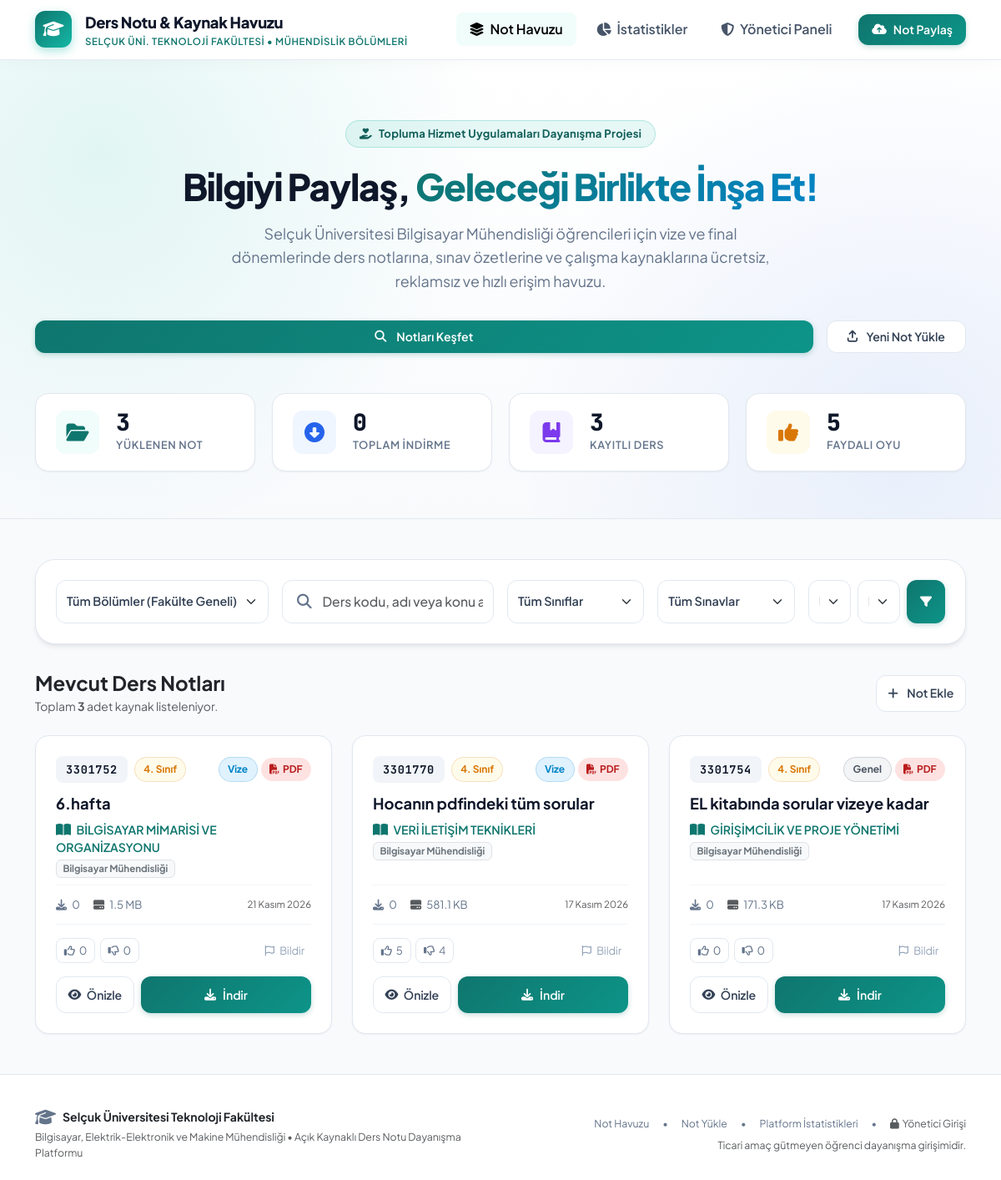
The page / on the database its author committed.
### models.py (models this page shows, shortened)
class Note(db.Model):
    __tablename__ = 'notes'
    id = db.Column(db.Integer, primary_key=True)
    title = db.Column(db.String(200), nullable=False)
    department = db.Column(db.String(100), default='Bilgisayar Mühendisliği', nullable=False, index=True) # Bölüm
    course_code = db.Column(db.String(20), nullable=False, index=True)
    course_name = db.Column(db.String(150), nullable=False)
    class_level = db.Column(db.Integer, nullable=False, index=True)  # 1, 2, 3 veya 4
    exam_type = db.Column(db.String(20), nullable=False, index=True)   # Vize, Final, Genel
    file_path = db.Column(db.String(300), nullable=False)             # uploads içindeki dosya adı
    file_type = db.Column(db.String(10), nullable=False)              # pdf, jpg, png
    file_size = db.Column(db.Integer, default=0)                      # Bayt cinsinden boyut
    description = db.Column(db.Text, nullable=True)                   # İsteğe bağlı ek açıklama
    download_count = db.Column(db.Integer, default=0)
    upvotes = db.Column(db.Integer, default=0)
    downvotes = db.Column(db.Integer, default=0)
    report_count = db.Column(db.Integer, default=0)
    last_report_reason = db.Column(db.String(300), nullable=True, default='')
    is_approved = db.Column(db.Boolean, default=False, nullable=False, index=True) # Yönetici onayı
    created_at = db.Column(db.DateTime, default=get_utc_now)
    @property
    def formatted_size(self):
        if not self.file_size or self.file_size == 0:
            return "Bilinmiyor"
        size = float(self.file_size)
        for unit in ['B', 'KB', 'MB', 'GB']:
            if size < 1024.0:
                return f"{size:.1f} {unit}"
            size /= 1024.0
        return f"{size:.1f} TB"
    @property
    def formatted_date(self):
        if not self.created_at:
            return ""
        months = [
            "Ocak", "Şubat", "Mart", "Nisan", "Mayıs", "Haziran",
            "Temmuz", "Ağustos", "Eylül", "Ekim", "Kasım", "Aralık"
        ]
        month_name = months[self.created_at.month - 1]
        return f"{self.created_at.day} {month_name} {self.created_at.year}"
    @property
    def badge_class_for_level(self):
        badges = {
            1: "badge-lvl-1",
            2: "badge-lvl-2",
            3: "badge-lvl-3",
            4: "badge-lvl-4"
        }
        return badges.get(self.class_level, "badge-secondary")
    @property
    def badge_class_for_exam(self):
        badges = {
            "Vize": "badge-exam-vize",
            "Final": "badge-exam-final",
            "Genel": "badge-exam-genel"
        }
        return badges.get(self.exam_type, "badge-secondary")

### app.py (the view, shortened to what this page needs)
@app.route('/')
def index():
    query = Note.query.filter_by(is_approved=True)
    search_q = request.args.get('q', '').strip()
    department = request.args.get('department', '').strip()
    class_level = request.args.get('class_level', '').strip()
    exam_type = request.args.get('exam_type', '').strip()
    file_type = request.args.get('file_type', '').strip()
    sort_by = request.args.get('sort', 'newest').strip()
    if department:
        if department in DEPARTMENTS.values():
            query = query.filter(Note.department == department)
        elif department in DEPARTMENTS:
            query = query.filter(Note.department == DEPARTMENTS[department])
    if class_level and class_level.isdigit():
        query = query.filter(Note.class_level == int(class_level))
    if exam_type and exam_type in ['Vize', 'Final', 'Genel']:
        query = query.filter(Note.exam_type == exam_type)
    if file_type:
        if file_type.lower() == 'pdf':
            query = query.filter(Note.file_type == 'pdf')
        elif file_type.lower() == 'image':
            query = query.filter(Note.file_type.in_(['jpg', 'jpeg', 'png']))
    if sort_by == 'popular':
        query = query.order_by(desc(Note.download_count))
    elif sort_by == 'top_rated':
        query = query.order_by(desc(Note.upvotes - Note.downvotes))
    elif sort_by == 'oldest':
        query = query.order_by(Note.created_at.asc())
    else:  # newest
        query = query.order_by(desc(Note.created_at))
    notes = query.all()
    total_notes = Note.query.filter_by(is_approved=True).count()
    total_downloads = db.session.query(func.coalesce(func.sum(Note.download_count), 0)).filter(Note.is_approved == True).scalar() or 0
    total_courses = db.session.query(func.count(func.distinct(Note.course_code))).filter(Note.is_approved == True).scalar() or 0
    total_upvotes = db.session.query(func.coalesce(func.sum(Note.upvotes), 0)).filter(Note.is_approved == True).scalar() or 0
    return render_template(
        'index.html',
        notes=notes,
        total_notes=total_notes,
        total_downloads=total_downloads,
        total_courses=total_courses,
        total_upvotes=total_upvotes,
        departments=DEPARTMENTS,
        current_department=department,
        current_search=search_q,
        current_class=class_level,
        current_exam=exam_type,
        current_file_type=file_type,
        current_sort=sort_by
    )

### templates/index.html (shortened to what this page needs)
{% extends "base.html" %}
{% block content %}
<section class="hero-section text-center">
    <div class="container">
        <div class="hero-pill-badge">
            <i class="fa-solid fa-hand-holding-heart text-teal"></i>
            Topluma Hizmet Uygulamaları Dayanışma Projesi
        </div>
        <h1 class="hero-title">
            Bilgiyi Paylaş, <span class="hero-gradient-text">Geleceği Birlikte İnşa Et!</span>
        </h1>
        <p class="hero-subtitle">
            Selçuk Üniversitesi Bilgisayar Mühendisliği öğrencileri için vize ve final dönemlerinde ders notlarına, sınav özetlerine ve çalışma kaynaklarına ücretsiz, reklamsız ve hızlı erişim havuzu.
        </p>
        <div class="d-flex justify-content-center gap-3 flex-wrap">
            <a href="#exploreNotes" class="btn btn-primary-action px-4 py-2">
                <i class="fa-solid fa-magnifying-glass me-1"></i> Notları Keşfet
            </a>
            <a href="{{ url_for('upload_page') }}" class="btn btn-outline-action px-4 py-2">
                <i class="fa-solid fa-arrow-up-from-bracket me-1"></i> Yeni Not Yükle
            </a>
        </div>
        <div class="stats-strip mt-5">
            <div class="stat-strip-card">
                <div class="stat-strip-icon icon-teal">
                    <i class="fa-solid fa-folder-open"></i>
                </div>
                <div class="text-start">
                    <div class="stat-strip-val">{{ total_notes }}</div>
                    <div class="stat-strip-lbl">Yüklenen Not</div>
                </div>
            </div>
            <div class="stat-strip-card">
                <div class="stat-strip-icon icon-blue">
                    <i class="fa-solid fa-circle-down"></i>
                </div>
                <div class="text-start">
                    <div class="stat-strip-val">{{ total_downloads }}</div>
                    <div class="stat-strip-lbl">Toplam İndirme</div>
                </div>
            </div>
            <div class="stat-strip-card">
                <div class="stat-strip-icon icon-purple">
                    <i class="fa-solid fa-book-bookmark"></i>
                </div>
                <div class="text-start">
                    <div class="stat-strip-val">{{ total_courses }}</div>
                    <div class="stat-strip-lbl">Kayıtlı Ders</div>
                </div>
            </div>
            <div class="stat-strip-card">
                <div class="stat-strip-icon icon-amber">
                    <i class="fa-solid fa-thumbs-up"></i>
                </div>
                <div class="text-start">
                    <div class="stat-strip-val">{{ total_upvotes }}</div>
                    <div class="stat-strip-lbl">Faydalı Oyu</div>
                </div>
            </div>
        </div>
    </div>
</section>
<section class="py-5" id="exploreNotes">
    <div class="container">
        <div class="filter-panel">
            <form method="GET" action="{{ url_for('index') }}" id="filterForm">
                <div class="row g-3">
                    <div class="col-lg-3 col-md-6">
                        <select name="department" class="form-select filter-select">
                            <option value="">Tüm Bölümler (Fakülte Geneli)</option>
                        </select>
                    </div>
                    <div class="col-lg-3 col-md-6">
                        <div class="search-input-wrapper">
                            <i class="fa-solid fa-magnifying-glass search-icon"></i>
                            <input
                                type="text"
                                name="q"
                                class="form-control form-control-search"
                                placeholder="Ders kodu, adı veya konu ara..."
                                value="{{ current_search }}"
                                autocomplete="off"
                            >
                        </div>
                    </div>
                    <div class="col-lg-2 col-md-3 col-sm-6">
                        <select name="class_level" class="form-select filter-select">
                            <option value="">Tüm Sınıflar</option>
                        </select>
                    </div>
                    <div class="col-lg-2 col-md-3 col-sm-6">
                        <select name="exam_type" class="form-select filter-select">
                            <option value="">Tüm Sınavlar</option>
                        </select>
                    </div>
                    <div class="col-lg-2 col-md-6 col-sm-12 d-flex gap-2">
                        <select name="file_type" class="form-select filter-select" title="Dosya Türü">
                            <option value="">Format</option>
                        </select>
                        <select name="sort" class="form-select filter-select" title="Sıralama">
                            <option value="newest" {% if current_sort == 'newest' %}selected{% endif %}>En Yeni</option>
                        </select>
                        <button type="submit" class="btn btn-primary-action px-3" title="Filtrele">
                            <i class="fa-solid fa-filter"></i>
                        </button>
                    </div>
                </div>
            </form>
        </div>
        <div class="d-flex align-items-center justify-content-between mb-4">
            <div>
                <h2 class="h4 fw-bold text-dark mb-1">Mevcut Ders Notları</h2>
                <p class="text-muted small mb-0">Toplam <strong>{{ notes|length }}</strong> adet kaynak listeleniyor.</p>
            </div>
            <a href="{{ url_for('upload_page') }}" class="btn btn-sm btn-outline-action d-none d-md-inline-flex">
                <i class="fa-solid fa-plus me-1"></i> Not Ekle
            </a>
        </div>
        {% if notes %}
        <div class="notes-grid">
            {% for note in notes %}
            <div class="note-card">
                <div>
                    <div class="d-flex align-items-center justify-content-between mb-2">
                        <div class="d-flex align-items-center gap-2">
                            <span class="course-code-tag">{{ note.course_code }}</span>
                            <span class="badge-custom {{ note.badge_class_for_level }}">
                                {{ note.class_level }}. Sınıf
                            </span>
                        </div>
                        <div class="d-flex align-items-center gap-1">
                            <span class="badge-custom {{ note.badge_class_for_exam }}">
                                {{ note.exam_type }}
                            </span>
                            {% if note.file_type == 'pdf' %}
                            <span class="badge-custom badge-file-pdf" title="PDF Dosyası">
                                <i class="fa-solid fa-file-pdf"></i> PDF
                            </span>
                            {% else %}
                            <span class="badge-custom badge-file-img" title="Görsel Dosyası">
                                <i class="fa-solid fa-image"></i> {{ note.file_type|upper }}
                            </span>
                            {% endif %}
                        </div>
                    </div>
                    <h3 class="note-card-title" title="{{ note.title }}">
                        {{ note.title }}
                    </h3>
                    <div class="note-card-course-name d-flex align-items-center justify-content-between flex-wrap gap-1">
                        <div>
                            <i class="fa-solid fa-book-open fs-6 text-teal me-1"></i>
                            <span>{{ note.course_name }}</span>
                        </div>
                        <span class="badge bg-light text-secondary border small" style="font-size: 0.72rem;">
                            {{ note.department }}
                        </span>
                    </div>
                </div>
                <div>
                    <div class="note-meta-row">
                        <div class="d-flex align-items-center gap-3">
                            <span title="İndirme Sayısı">
                                <i class="fa-solid fa-download me-1 text-teal"></i> {{ note.download_count }}
                            </span>
                            <span title="Dosya Boyutu">
                                <i class="fa-solid fa-hard-drive me-1 text-muted"></i> {{ note.formatted_size }}
                            </span>
                        </div>
                        <span class="small text-muted" title="Yüklenme Tarihi">
                            {{ note.formatted_date }}
                        </span>
                    </div>
                    <div class="d-flex align-items-center justify-content-between mb-3">
                        <div class="vote-group">
                            <button
                                type="button"
                                class="btn-vote"
                                data-note-id="{{ note.id }}"
                                data-vote-type="up"
                                title="Faydalı Buldum"
                            >
                                <i class="fa-regular fa-thumbs-up"></i>
                                <span class="vote-count">{{ note.upvotes }}</span>
                            </button>
                            <button
                                type="button"
                                class="btn-vote"
                                data-note-id="{{ note.id }}"
                                data-vote-type="down"
                                title="Yetersiz Buldum"
                            >
                                <i class="fa-regular fa-thumbs-down"></i>
                                <span class="vote-count">{{ note.downvotes }}</span>
                            </button>
                        </div>
                        <button
                            type="button"
                            class="btn-report"
                            data-note-id="{{ note.id }}"
                            data-note-title="{{ note.course_code }} - {{ note.title }}"
                            title="Hatalı veya uygunsuz içerik bildir"
                        >
                            <i class="fa-regular fa-flag me-1"></i> Bildir
                        </button>
                    </div>
                    <div class="note-actions-row">
                        <button
                            type="button"
                            class="btn btn-outline-action btn-preview"
                            data-note-id="{{ note.id }}"
                            data-note-title="{{ note.course_code }} - {{ note.title }}"
                            data-file-type="{{ note.file_type }}"
                        >
                            <i class="fa-solid fa-eye"></i> Önizle
                        </button>
                        <a
                            href="{{ url_for('download_note', id=note.id) }}"
                            class="btn btn-primary-action"
                            download
                        >
                            <i class="fa-solid fa-download"></i> İndir
                        </a>
                    </div>
                </div>
            </div>
            {% endfor %}
        </div>
        {% endif %}
    </div>
</section>
{% endblock %}

### rows shown on the page
Note: course_code "3301752", class_level "4", exam_type "Vize", file_type "pdf" (drawn), title "6.hafta", course_name "BİLGİSAYAR MİMARİSİ VE ORGANİZASYONU", department "Bilgisayar Mühendisliği", download_count "0", formatted_size "1.5 MB", formatted_date "21 Kasım 2026", upvotes "0", downvotes "0"
Note: course_code "3301770", class_level "4", exam_type "Vize", file_type "pdf" (drawn), title "Hocanın pdfindeki tüm sorular", course_name "VERİ İLETİŞİM TEKNİKLERİ", department "Bilgisayar Mühendisliği", download_count "0", formatted_size "581.1 KB", formatted_date "17 Kasım 2026", upvotes "5", downvotes "4"
Note: course_code "3301754", class_level "4", exam_type "Genel", file_type "pdf" (drawn), title "EL kitabında sorular vizeye kadar", course_name "GİRİŞİMCİLİK VE PROJE YÖNETİMİ", department "Bilgisayar Mühendisliği", download_count "0", formatted_size "171.3 KB", formatted_date "17 Kasım 2026", upvotes "0", downvotes "0"

### other values the page prints
{{ total_notes }} "3"
{{ total_downloads }} "0"
{{ total_courses }} "3"
{{ total_upvotes }} "5"
{{ notes|length }} "3"
